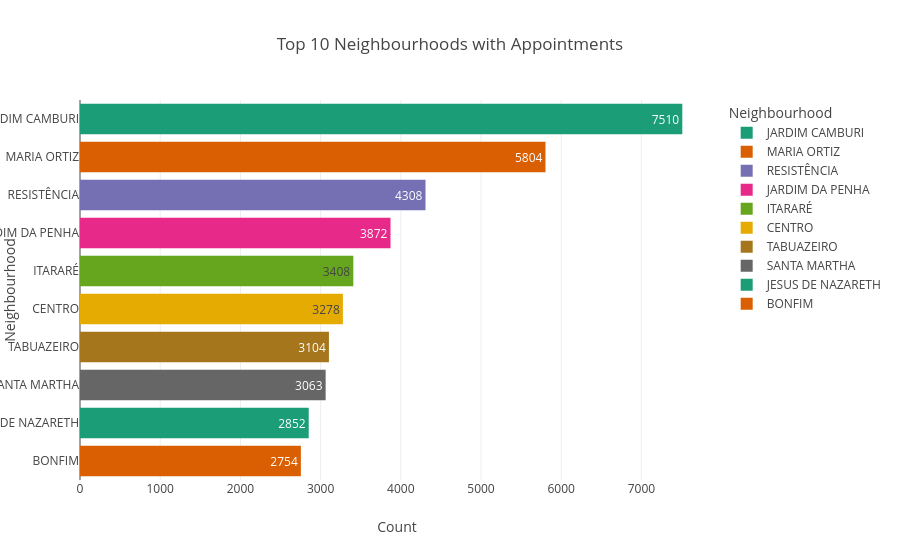

Source (notebook cell):
### Markdown cell above
##  Age Analysis

* **Newborns and infants** show high attendance rates, likely due to parental accompaniment.
* In the **pre-adolescent age group (12–15 years)**, the attendance rate **decreases noticeably**.
* Older adults show **higher non-attendance**, indicating that larger age groups are less likely to attend their appointments.

### Code cell
top = med['Neighbourhood'].value_counts().head(10).reset_index()
top.columns = ['Neighbourhood','Count']

fig = px.bar(top, x='Count', y='Neighbourhood', orientation='h',
             title='Top 10 Neighbourhoods with Appointments',
             text='Count',
             color='Neighbourhood',  
             color_discrete_sequence=px.colors.qualitative.Dark2)  

fig.show()

### Figure 1 — Plotly figure (JSON) as saved in the notebook; plotly's stock layout.template omitted (floating-point values rounded to 4 significant figures)
{"data": [{"hovertemplate": "Neighbourhood=%{y}<br>Count=%{text}<extra></extra>", "legendgroup": "JARDIM CAMBURI", "marker": {"color": "rgb(27,158,119)", "pattern": {"shape": ""}}, "name": "JARDIM CAMBURI", "orientation": "h", "showlegend": true, "text": [7510.0], "textposition": "auto", "type": "bar", "x": [7510], "xaxis": "x", "y": ["JARDIM CAMBURI"], "yaxis": "y"}, {"hovertemplate": "Neighbourhood=%{y}<br>Count=%{text}<extra></extra>", "legendgroup": "MARIA ORTIZ", "marker": {"color": "rgb(217,95,2)", "pattern": {"shape": ""}}, "name": "MARIA ORTIZ", "orientation": "h", "showlegend": true, "text": [5804.0], "textposition": "auto", "type": "bar", "x": [5804], "xaxis": "x", "y": ["MARIA ORTIZ"], "yaxis": "y"}, {"hovertemplate": "Neighbourhood=%{y}<br>Count=%{text}<extra></extra>", "legendgroup": "RESISTÊNCIA", "marker": {"color": "rgb(117,112,179)", "pattern": {"shape": ""}}, "name": "RESISTÊNCIA", "orientation": "h", "showlegend": true, "text": [4308.0], "textposition": "auto", "type": "bar", "x": [4308], "xaxis": "x", "y": ["RESISTÊNCIA"], "yaxis": "y"}, {"hovertemplate": "Neighbourhood=%{y}<br>Count=%{text}<extra></extra>", "legendgroup": "JARDIM DA PENHA", "marker": {"color": "rgb(231,41,138)", "pattern": {"shape": ""}}, "name": "JARDIM DA PENHA", "orientation": "h", "showlegend": true, "text": [3872.0], "textposition": "auto", "type": "bar", "x": [3872], "xaxis": "x", "y": ["JARDIM DA PENHA"], "yaxis": "y"}, {"hovertemplate": "Neighbourhood=%{y}<br>Count=%{text}<extra></extra>", "legendgroup": "ITARARÉ", "marker": {"color": "rgb(102,166,30)", "pattern": {"shape": ""}}, "name": "ITARARÉ", "orientation": "h", "showlegend": true, "text": [3408.0], "textposition": "auto", "type": "bar", "x": [3408], "xaxis": "x", "y": ["ITARARÉ"], "yaxis": "y"}, {"hovertemplate": "Neighbourhood=%{y}<br>Count=%{text}<extra></extra>", "legendgroup": "CENTRO", "marker": {"color": "rgb(230,171,2)", "pattern": {"shape": ""}}, "name": "CENTRO", "orientation": "h", "showlegend": true, "text": [3278.0], "textposition": "auto", "type": "bar", "x": [3278], "xaxis": "x", "y": ["CENTRO"], "yaxis": "y"}, {"hovertemplate": "Neighbourhood=%{y}<br>Count=%{text}<extra></extra>", "legendgroup": "TABUAZEIRO", "marker": {"color": "rgb(166,118,29)", "pattern": {"shape": ""}}, "name": "TABUAZEIRO", "orientation": "h", "showlegend": true, "text": [3104.0], "textposition": "auto", "type": "bar", "x": [3104], "xaxis": "x", "y": ["TABUAZEIRO"], "yaxis": "y"}, {"hovertemplate": "Neighbourhood=%{y}<br>Count=%{text}<extra></extra>", "legendgroup": "SANTA MARTHA", "marker": {"color": "rgb(102,102,102)", "pattern": {"shape": ""}}, "name": "SANTA MARTHA", "orientation": "h", "showlegend": true, "text": [3063.0], "textposition": "auto", "type": "bar", "x": [3063], "xaxis": "x", "y": ["SANTA MARTHA"], "yaxis": "y"}, {"hovertemplate": "Neighbourhood=%{y}<br>Count=%{text}<extra></extra>", "legendgroup": "JESUS DE NAZARETH", "marker": {"color": "rgb(27,158,119)", "pattern": {"shape": ""}}, "name": "JESUS DE NAZARETH", "orientation": "h", "showlegend": true, "text": [2852.0], "textposition": "auto", "type": "bar", "x": [2852], "xaxis": "x", "y": ["JESUS DE NAZARETH"], "yaxis": "y"}, {"hovertemplate": "Neighbourhood=%{y}<br>Count=%{text}<extra></extra>", "legendgroup": "BONFIM", "marker": {"color": "rgb(217,95,2)", "pattern": {"shape": ""}}, "name": "BONFIM", "orientation": "h", "showlegend": true, "text": [2754.0], "textposition": "auto", "type": "bar", "x": [2754], "xaxis": "x", "y": ["BONFIM"], "yaxis": "y"}], "layout": {"barmode": "relative", "legend": {"title": {"text": "Neighbourhood"}, "tracegroupgap": 0}, "title": {"text": "Top 10 Neighbourhoods with Appointments"}, "xaxis": {"anchor": "y", "domain": [0, 1], "title": {"text": "Count"}}, "yaxis": {"anchor": "x", "categoryarray": ["BONFIM", "JESUS DE NAZARETH", "SANTA MARTHA", "TABUAZEIRO", "CENTRO", "ITARARÉ", "JARDIM DA PENHA", "RESISTÊNCIA", "MARIA ORTIZ", "JARDIM CAMBURI"], "categoryorder": "array", "domain": [0, 1], "title": {"text": "Neighbourhood"}}}}
